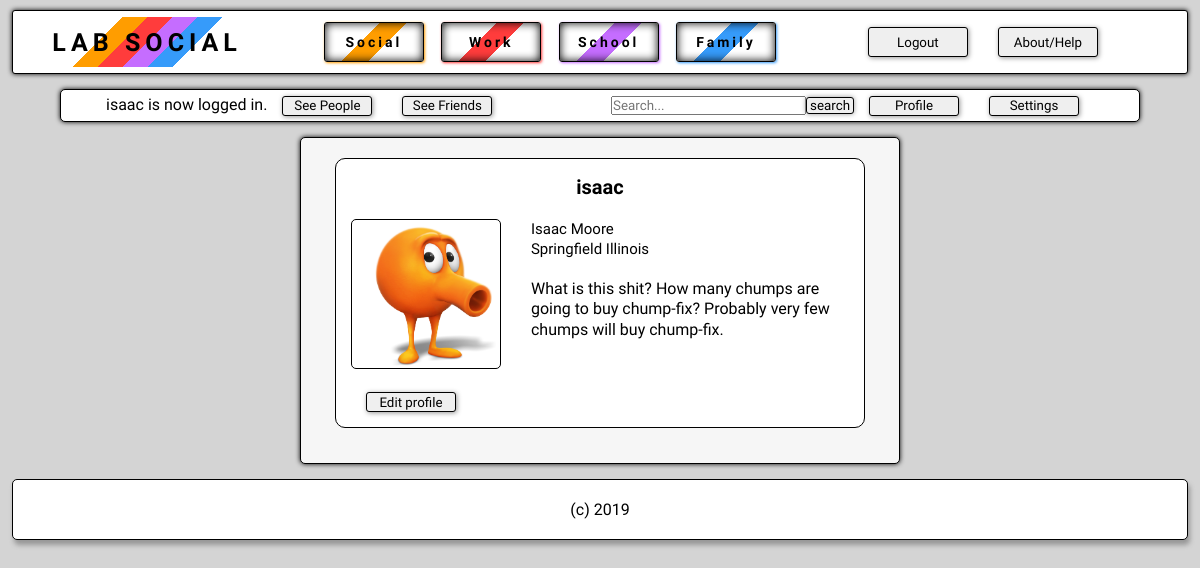
/profile.php (signed in), run on the app's committed database.
### tables this page shows
CREATE TABLE `users` (
  `id` int(11) NOT NULL,
  `firstname` varchar(50) NOT NULL,
  `lastname` varchar(50) NOT NULL,
  `city` varchar(50) NOT NULL,
  `state` varchar(50) NOT NULL,
  `about` text NOT NULL,
  `email` varchar(50) DEFAULT NULL,
  `phone` varchar(50) DEFAULT NULL,
  `username` varchar(50) DEFAULT NULL,
  `password` varchar(255) DEFAULT NULL,
  `is_admin` tinyint(1) DEFAULT NULL,
  `register_date` datetime DEFAULT CURRENT_TIMESTAMP,
  `pic_status` int(3) NOT NULL DEFAULT '0'
);

### includes/nav-rotor.php (called while the page is built)
<?php
      $page_name = $_SERVER['PHP_SELF'];

### includes/profile-query.php (called while the page is built, shortened)
<?php
$bquery1 = 'SELECT id, username, firstname, city, state, lastname, about, pic_status FROM users WHERE id = '.$_SESSION['userId'];
$bresult1 = mysqli_query($conn, $bquery1);
$profile = mysqli_fetch_assoc($bresult1);
?>

### includes/profile-content.php (the view)
<?php
    include('profile-query.php');
?>
<div class="site-content3 background2 index-shadow">
        <div class="site-content5 background1">
            <div class="post-title"><?php echo $profile['username']; ?></div>
            <br>
            <div class="card-flex1">
                <?php
                $picProfile = "<img src='uploads/profileimage.".$_SESSION['userId'].".jpg'>";
                $picDefault = "<img src='images/testtube.jpg'>";
                ?>
                            <div>
                            <?php
                                if($profile['pic_status'] == 0){
                                    echo $picDefault;
                                } else {
                                    echo $picProfile;
                                }
                            ?>
                            </div>
                            <div>
                                <span class="post-author"> <?php echo $profile['firstname']; ?> <?php echo $profile['lastname']; ?> </span>
                                <br>
                                <span class="post-author"> <?php echo $profile['city']; ?> <?php echo $profile['state']; ?> </span>
                                <br>
                                <br>
                                <div class="post-body"> <?php echo $profile['about']; ?></div>
                            </div>
            </div>
                        <br>
            <a class="button" href="profile-edit.php?id=<?php echo $_SESSION['userId']; ?>"><button type="submit" class="button-small" name="">Edit profile</button></a>
        </div>
</div>

### includes/head.php (shortened to what this page needs)
<!DOCTYPE html>
<html lang="en">
<head>
    <link  href="css/index.css" rel="stylesheet" type="text/css">
</head>
<body>
    <header>
            <?php
                include('nav-rotor.php');
                if($page_name == '/social/work.php'){
                    echo '        <nav class="topnav work-shadow">
                    <a href="index.php" class="logonav"> Lab Social </a>
                    <ul class="nav-links">
                        <li><a class="social-btn" href="social.php">Social</a></li>
                        <li><a class="work-btn" href="work.php">Work</a></li>
                        <li><a class="school-btn" href="school.php">School</a></li>
                        <li><a class="family-btn" href="family.php">Family</a></li>
                    </ul>';
                } else {
                    echo '<nav class="topnav index-shadow">
                    <a href="index.php" class="logonav"> Lab Social </a>
                    <ul class="nav-links">
                        <li><a class="social-btn" href="social.php">Social</a></li>
                        <li><a class="work-btn" href="work.php">Work</a></li>
                        <li><a class="school-btn" href="school.php">School</a></li>
                        <li><a class="family-btn" href="family.php">Family</a></li>
                    </ul>';
                }
            ?>
                <?php if(isset($_SESSION['userId'])) {
                        include('header2.php');
                    } else {
                        include('header.php');
                    } ?>

### includes/header2.php (shortened to what this page needs)
        <div class="menu-flexrb">
        <form action="<?php echo $_SERVER['PHP_SELF']; ?>"  method="post">
            <button type="submit" class="button-medium" name="logout-sub">Logout</button>
        </form>
        <a href="<?php echo ROOT_URL.'about-help.php'?>"><button type="submit" class="button-medium" name="">About/Help</button></a>
    </nav>
</header>

### profile.php
<?php include('includes/head.php'); ?>
    <?php if(isset($_SESSION['userId'])) {
        echo '<div class="index-bar index-shadow nav-flex">';
        echo '<p><div class="menu-flexl">'.$_SESSION['userName'].' is now logged in. <a href="people.php"><button type="submit" class="button-small" name="">See People</button></a><a href="friends.php"><button type="submit" class="button-small" name="">See Friends</button></a></div><div class="menu-flexr"><form><input type="text" placeholder="Search..."><button class="button-mini">search</button></form><a href="profile.php"><button type="submit" class="button-small" name="">Profile</button></a><a href="#"><button type="submit" class="button-small" name="">Settings</button></a></div></p>';
        echo '</div>';
        include('includes/profile-content.php');
    } else {
        echo '<div class="site-content">';
        echo '<p> logged out </p>';
        echo '</div>';
    } ?>
<?php include('includes/footer.php') ?>

### includes/footer.php
<footer class="site-content text-center">
    <div class=""> (c) 2019 </div>
</footer>
</body>
</html>

### css/index.css (style rules this page uses)
* { margin: 0px; padding: 0px; box-sizing: border-box; font-family: 'Carme', sans-serif; }
body { padding: 0px; background-color: #d4d4d4; }
header { margin-top: 10px; margin-bottom: 5px; }
.topnav { display: flex; justify-content: space-around; align-items: center; min-height: 8vh; width: 98%; margin: auto; background-color: #fff; border: 1px solid #000; border-radius: 3px; font-family: 'Carme', sans-serif; }
.index-shadow { box-shadow: 0px 0px 5px #000; }
.logonav { background: linear-gradient(135deg, #fff 30%, #ff9d00 30% 40%, #ff3c3c 40% 50%, #c56dff 50% 60%, #369bfa 60% 70%, #fff 70%); color: #000; height: 50px; width: 200px; padding-top: 11px; text-align: center; text-transform: uppercase; text-decoration: none; letter-spacing: 5px; font-size: 25px; font-weight: bolder; }
.nav-flex { display: flex; flex-direction: row; align-items: center; justify-content: space-between; }
.menu-flexl { display: flex; justify-content: flex-start; margin-left: 40px; padding: 0; width: 90%; }
.menu-flexr { display: flex; justify-content: flex-end; margin-right: 40px; padding: 0; width: 90%; }
.menu-flexrb { display: flex; justify-content: flex-end; margin-right: 40px; padding: 0; width: auto; }
.nav-links, .nav-form { display: flex; justify-content: space-around; width: 40%; }
.nav-links a, .nav-form a { color: #000; text-decoration: none; letter-spacing: 3px; font-weight: bold; font-size: 14px; }
.nav-links li { list-style: none; }
.index-bar { height: auto; width: 90%; margin: auto; margin-top: 15px; margin-bottom: 15px; background-color: #fff; border: 1px solid black; padding: 5px; border-radius: 5px; }
.site-content { height: auto; width: 98%; margin: auto; margin-top: 15px; background-color: #ffffff; border: 1px solid black; padding: 20px; border-radius: 5px; box-shadow: 2px 5px 5px #979797; }
.site-content3 { height: auto; width: 50%; margin: auto; margin-top: 15px; background-color: #ffffff; border: 1px solid black; padding: 20px; border-radius: 5px; }
.site-content5 { border: 1px solid #000; border-radius: 10px; padding: 15px; width: 95%; margin: auto; margin-bottom: 15px; }
.background1 { background-color: #ffffff; }
.background2 { background-color: #f6f6f6; }
.post-title { font-size: 20px; font-weight: bold; text-align: center; line-height: 1.3; }
.post-author { font-size: 15px; line-height: 1.3; }
.post-body { font-size: 16px; line-height: 1.3; }
.text-center { text-align: center; }
.social-btn { color: #000000; background: linear-gradient(135deg, #fff 40%, #ff9d00 40% 60%, #fff 60%); border: 1px solid #000000; border-radius: 3px; box-shadow: 1px 1px 3px #ff9d00, inset 0 0 10px #000000; letter-spacing: 5px; display: block; height: 40px; width: 100px; text-align: center; padding-top: 11px; cursor: pointer; }
.work-btn { color: #000000; background: linear-gradient(135deg, #fff 40%, #ff3c3c 40% 60%, #fff 60%); border: 1px solid #000000; border-radius: 3px; box-shadow: 1px 1px 3px #ff3c3c, inset 0 0 10px #000000; letter-spacing: 5px; display: block; height: 40px; width: 100px; text-align: center; padding-top: 11px; cursor: pointer; }
.school-btn { color: #000000; background: linear-gradient(135deg, #fff 40%, #c56dff 40% 60%, #fff 60%); border: 1px solid #000000; border-radius: 3px; box-shadow: 1px 1px 3px #c56dff, inset 0 0 10px #000000; letter-spacing: 5px; display: block; height: 40px; width: 100px; text-align: center; padding-top: 11px; cursor: pointer; }
.family-btn { color: #000000; background: linear-gradient(135deg, #fff 40%, #369bfa 40% 60%, #fff 60%); border: 1px solid #000000; border-radius: 3px; box-shadow: 1px 1px 3px #369bfa, inset 0 0 10px #000000; letter-spacing: 5px; display: block; height: 40px; width: 100px; text-align: center; padding-top: 11px; cursor: pointer; }
.button-mini { height: auto; width: auto; padding-left: 3px; padding-right: 3px; border: 1px solid #000; border-radius: 3px; box-shadow: 0px 0px 5px #979797; }
.button-small { height: 20px; width: 90px; margin-left: 15px; margin-right: 15px; border: 1px solid #000; border-radius: 3px; box-shadow: 1px 1px 5px #979797; }
.button-medium { height: 30px; width: 100px; margin-left: 15px; margin-right: 15px; border: 1px solid #000; border-radius: 3px; box-shadow: 1px 1px 5px #979797; }
.card-flex1 { display: flex; flex-direction: row; justify-content: space-between; height: auto; }
.card-flex1 img { height: 150px; width: 150px; margin-right: 30px; border-radius: 5px; border: 1px solid #000; }

### data on the page
users: username "isaac", firstname "Isaac", lastname "Moore", city "Springfield", state "Illinois", about "What is this shit? How many chumps are going to buy chump-fix? Probably very few chumps will buy chump-fix."

### other printed values
$_SESSION['userName'] "isaac"
